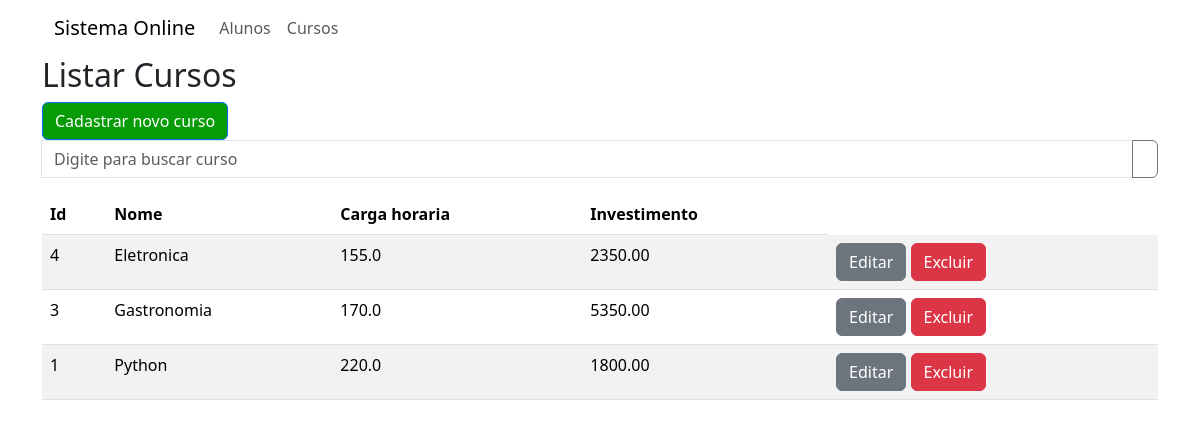
The page /teste/listar_cursos on the database as committed earlier.
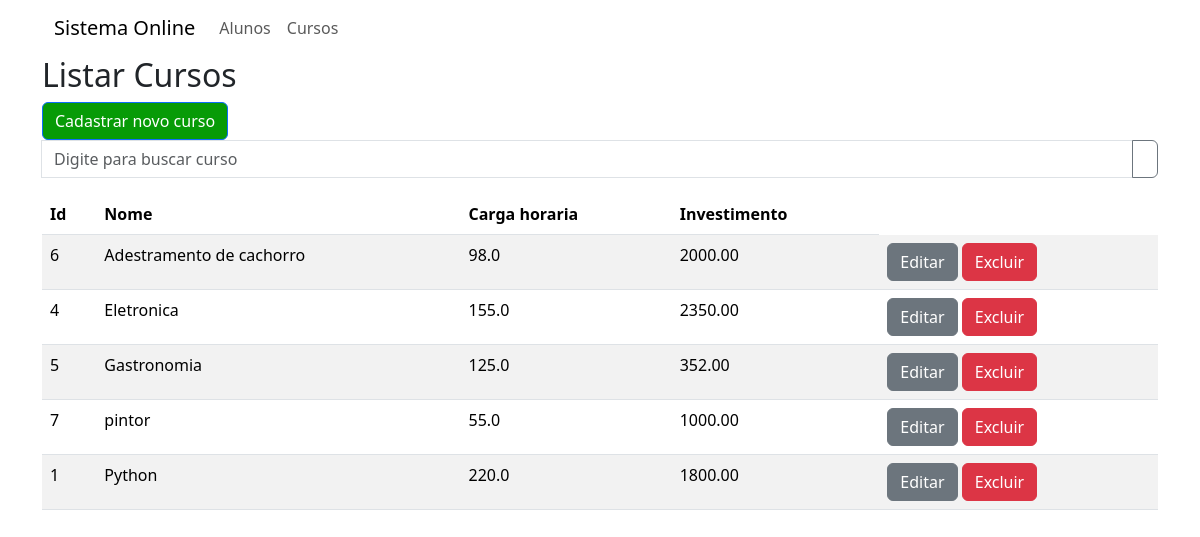
The same page on the database as committed later.
### teste/models.py (models this page shows, shortened)
class Curso(models.Model):
    nome = models.CharField(max_length=200, null=False)
    carga_horaria = models.FloatField(max_length=4, null=False)
    investimento = models.DecimalField(max_digits=11, decimal_places=2)

### teste/views.py (the view)
# urls.py: path("listar_cursos", views.listarCursos, name="listar_cursos"),
def listarCursos(request):
    busca = request.GET.get("busca")
    ordem = request.GET.get("ordem")
    if busca:
        if not ordem:
            cursos = Curso.objects.filter(nome__icontains=busca).extra(select={"novo": "lower(nome)"}).order_by("novo")
        elif ordem == 'nome':
            cursos = Curso.objects.filter(nome__icontains=busca).extra(select={"novo": "lower(nome)"}).order_by("novo")
        elif ordem == '-nome':
            cursos = Curso.objects.filter(nome__icontains=busca).extra(select={"novo": "lower(nome)"}).order_by("-novo")
    else:
        busca = ''
        if not ordem:
            cursos = Curso.objects.all().extra(select={"novo": "lower(nome)"}).order_by("novo")
        elif ordem == 'nome':
            cursos = Curso.objects.all().extra(select={"novo": "lower(nome)"}).order_by("novo")
        elif ordem == '-nome':
            cursos = Curso.objects.all().extra(select={"novo": "lower(nome)"}).order_by("-novo")
    return render(request, "listar_curso.html", {"cursos": cursos})

### teste/templates/listar_curso.html (shortened to what this page needs)
{% extends 'base.html' %}
{% block content %}
{% load bootstrap_icons %}
<h2>Listar Cursos</h2>
<a href="{% url 'incluir_curso' %}" class="btn btn-primary">
    Cadastrar novo curso</a>
<form method="get" id="formulario">
    <div class="input-group mb-3">
        <input type="text" class="form-control"
            placeholder="Digite para buscar curso" aria-label="Digite para buscar curso"
            name="busca" value="{{ busca }}"
            aria-describedby="button-addon2">
        <button class="btn btn-outline-secondary" type="button"
            id="button-addon2">{% bs_icon 'search' %}</button>
    </div>
<table class="table table-striped">
    <thead>
        <tr>
            <th>Id</th>
            <th>Nome
            </th>
            <th>Carga horaria</th>
            <th>Investimento</th>
        </tr>
    </thead>
    <tbody>
        {% for a in cursos %}
        <tr>
            <td>{{a.id}}</td>
            <td>{{a.nome}}</td>
            <td>{{a.carga_horaria}}</td>
            <td>{{a.investimento}}</td>
            <td>
                <a href="{% url 'editar_curso' a.id %}"
                class="btn btn-secondary">Editar</a>
                <a href="javascript:void(0)"
                onclick="abrirTela('{% url 'excluir_curso' a.id %}' )"
                class="btn btn-danger">
                Excluir</a>
            </td>
        </tr>
        {% endfor %}
    </tbody>
</table>
{% endblock %}

Rows that differ between the two databases and show on the page:
removed Curso: id "3", nome "Gastronomia", carga_horaria "170.0", investimento "5350.00"
added Curso: id "6", nome "Adestramento de cachorro", carga_horaria "98.0", investimento "2000.00"
added Curso: id "5", nome "Gastronomia", carga_horaria "125.0", investimento "352.00"
added Curso: id "7", nome "pintor", carga_horaria "55.0", investimento "1000.00"
